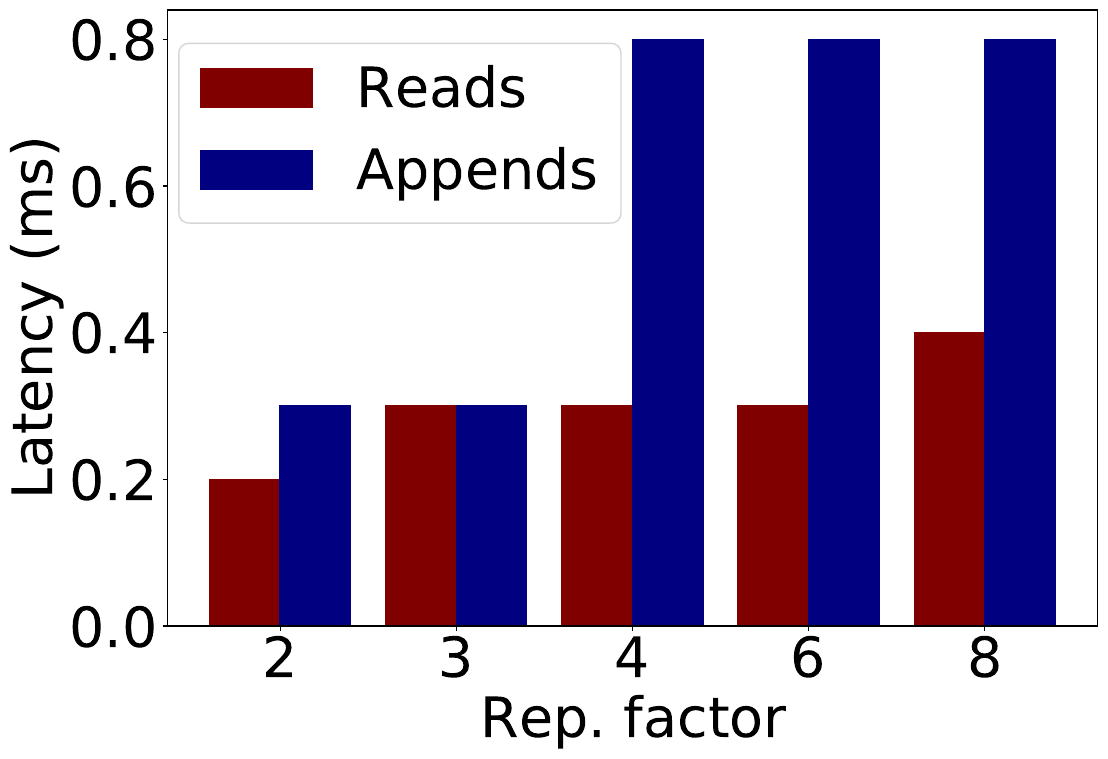

Source code (Python):
import numpy as np
import matplotlib.pyplot as plt
plt.rcParams["figure.figsize"] = (100,50)
plt.rcParams.update({'font.size': 40})

# set width of bar
barWidth = 0.4
fig = plt.subplots(figsize =(12, 8))

# set height of bar
read = [0.2,      0.3,    0.3,    0.3,    0.4]
append = [0.3,	0.3,	0.8,	0.8,	0.8]

# Set position of bar on X axis
br1 = np.arange(len(read))
br2 = [x + barWidth for x in br1]

# Make the plot
plt.bar(br1, read, color ='maroon', width = barWidth,
        edgecolor ='maroon', label ='Reads')
plt.bar(br2, append, color ='navy', width = barWidth,
        edgecolor ='navy', label ='Appends')

# Adding Xticks
plt.xlabel('Rep. factor')
plt.ylabel('Latency (ms)')
plt.xticks([r + barWidth/2 for r in range(len(read))],
        ['2', '3', '4', '6', '8'])

plt.legend(ncol = 1, loc='center', bbox_to_anchor=(0.25, 0.8))

plt.savefig("replication_factor.pdf", bbox_inches='tight', dpi = 200)
